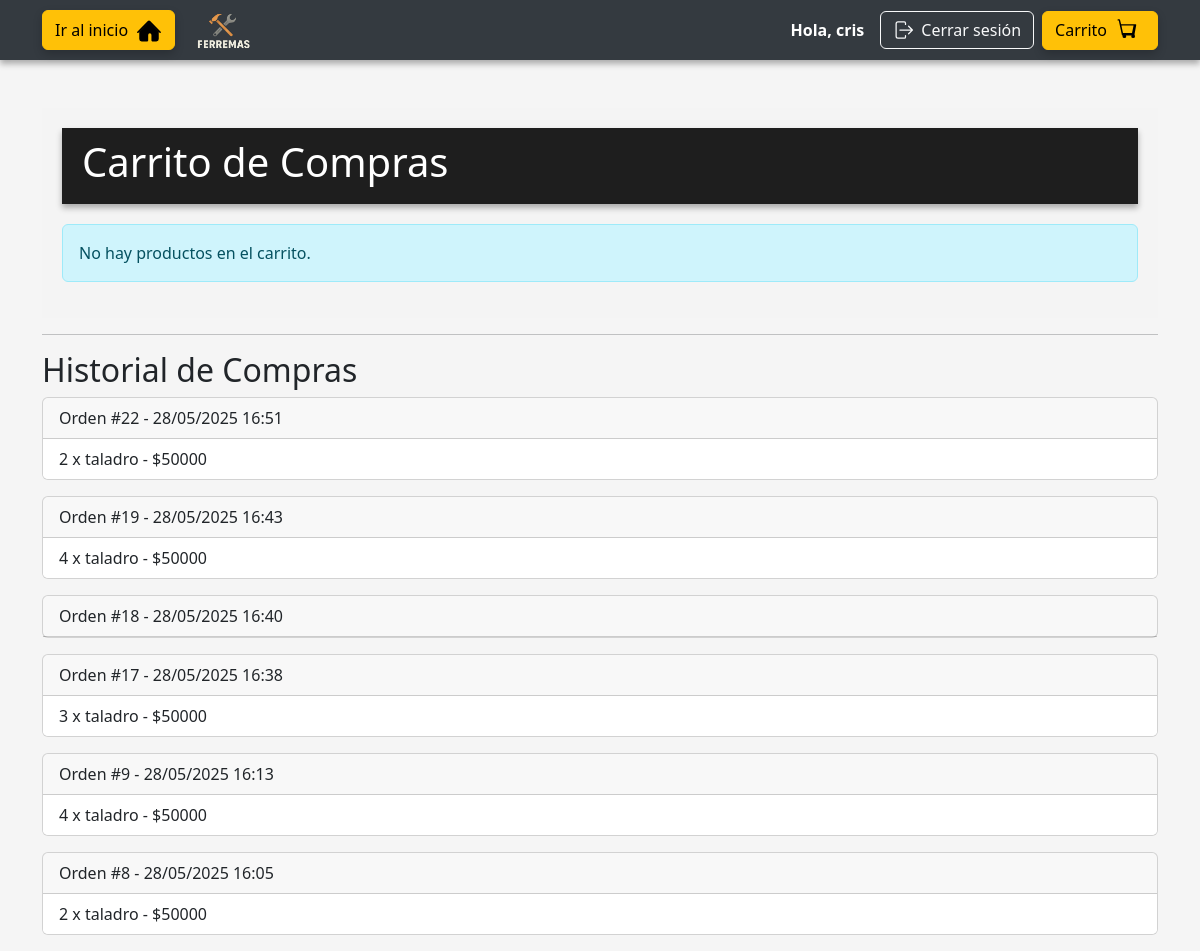
Page /carrito/ (signed in) on the earlier database version.
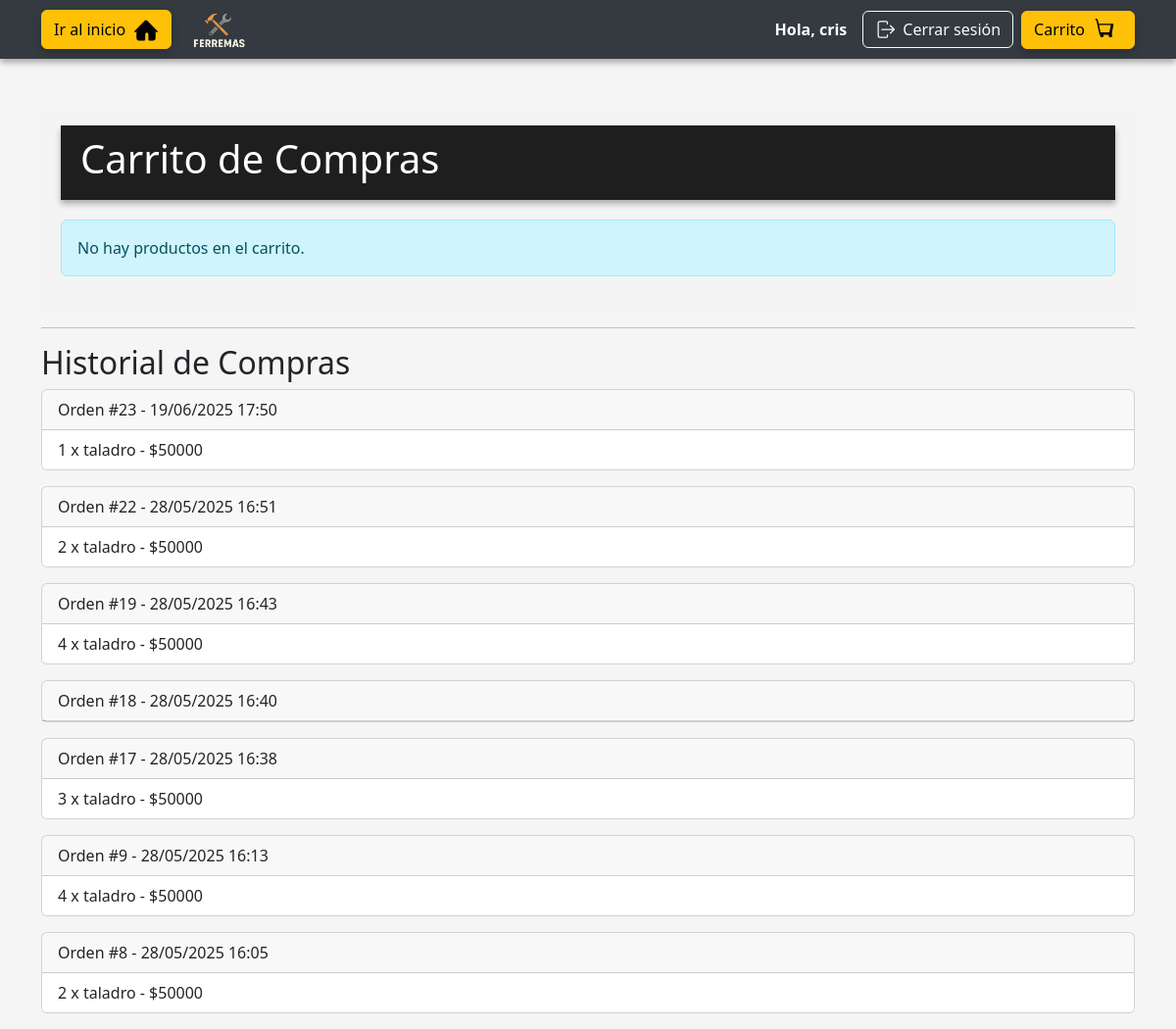
Same page on the later database version.
### miapp/models.py (models this page shows, shortened)
class Orden(models.Model):
    usuario = models.ForeignKey(User, on_delete=models.CASCADE)
    fecha = models.DateTimeField(auto_now_add=True)

class ItemOrden(models.Model):
    orden = models.ForeignKey(Orden, on_delete=models.CASCADE, related_name='items')
    producto = models.ForeignKey(Producto, on_delete=models.SET_NULL, null=True)
    cantidad = models.PositiveIntegerField()

class Producto(models.Model):
    nombre = models.CharField(max_length=100)
    descripcion = models.TextField(blank=True)
    precio = models.IntegerField()
    stock = models.IntegerField(default=0)

### miapp/views.py (the view)
# urls.py: path('carrito/', views.ver_carrito, name='ver_carrito'),
@never_cache
def ver_carrito(request):
    if not request.user.is_authenticated:
        messages.warning(request, "Debes iniciar sesión para ver tu carrito.")
        return redirect('login')
    carrito_items = Carrito.objects.filter(usuario=request.user)
    ordenes = Orden.objects.filter(usuario=request.user).order_by('-fecha')
    return render(request, 'miapp/carrito.html', {
        'carrito': carrito_items,
        'ordenes': ordenes,
    })

### miapp/templates/miapp/carrito.html (shortened to what this page needs)
{% extends 'miapp/base.html' %}
{% load static %}
{% block content %}
<section style="background-color: #f4f4f4; padding: 20px;">
    <header style="background-color: #1e1e1e; padding: 10px 20px; color: white; margin-bottom: 20px;">
        <h1>Carrito de Compras</h1>
    </header>
    {% if carrito %}
        <ul class="list-group">
            {% for item in carrito %}
            <li class="list-group-item d-flex justify-content-between align-items-center">
                <div>
                    {{ item.producto.nombre }} - ${{ item.producto.precio }} x {{ item.cantidad }}
                </div>
                <div class="btn-group" role="group">
                    <a href="{% url 'aumentar_cantidad' item.id %}" class="btn btn-sm btn-success">+</a>
                    <a href="{% url 'disminuir_cantidad' item.id %}" class="btn btn-sm btn-warning">-</a>
                    <a href="{% url 'eliminar_del_carrito' item.id %}" class="btn btn-sm btn-danger">Eliminar</a>
                </div>
            </li>
            {% endfor %}
        </ul>
        <form action="{% url 'pagar' %}" method="post" class="mt-4">
            {% csrf_token %}
            <button type="submit" class="btn btn-warning btn-lg">Pagar con Webpay</button>
        </form>
    {% else %}
        <div class="alert alert-info">No hay productos en el carrito.</div>
    {% endif %}
</section>
<hr>
<h2>Historial de Compras</h2>
{% if ordenes %}
    {% for orden in ordenes %}
        <div class="card mb-3">
            <div class="card-header">Orden #{{ orden.id }} - {{ orden.fecha|date:"d/m/Y H:i" }}</div>
            <ul class="list-group list-group-flush">
                {% for item in orden.items.all %}
                    <li class="list-group-item">
                        {{ item.cantidad }} x {{ item.producto.nombre }} - ${{ item.producto.precio }}
                    </li>
                {% endfor %}
            </ul>
        </div>
    {% endfor %}
{% else %}
    <p>No has realizado compras aún.</p>
{% endif %}
{% endblock %}

Differences in the rows shown:
added Orden: id "23", fecha "19/06/2025 17:50"
added ItemOrden: cantidad "1", producto.nombre "taladro", producto.precio "50000", shown under "23"
